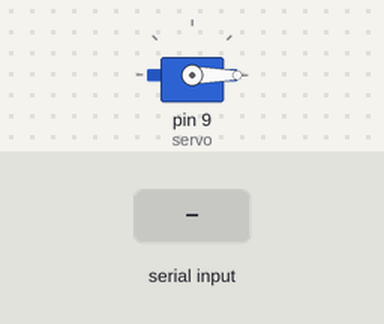
Bench run of a sketch on a simulated Arduino Uno, built with avr-gcc and run on an emulated ATmega328P. On the bench: servo. The test bench sets the inputs (shaded band).

Above: at 1.2 s.
1.3 s: "w" received over Serial
At 1.95 s:
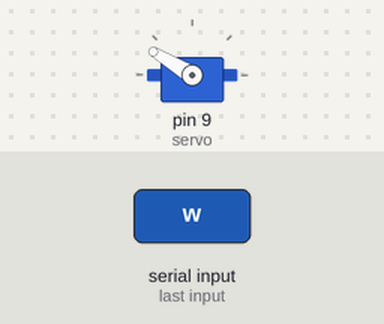
At 2.77 s:
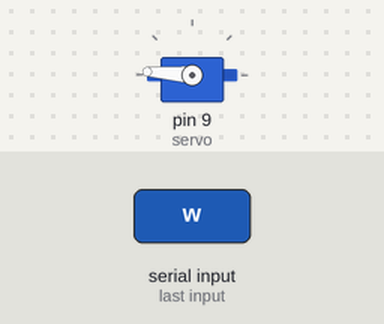
Timing chart, 0 to 5.8 s (numbered marks = the images above; inputs shaded):
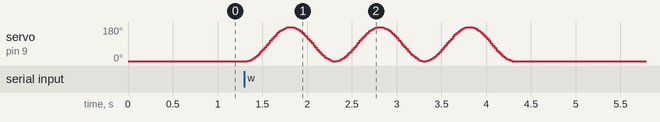

The sketch:

servo_cosine_1.ino
```cpp
/*
 * A cosine to control servo rotation
 * Servo Hitec HS-5055MG
 */
#include "Servo.h"
//#define PI 3.14159

Servo servo;
boolean bSendSerial;

float freq = 1; // Hz
byte phase = 180;  //degrees

// time variables
long elapsedTime, initialTime;
long waveTime = 3000;
boolean bWaving = false;

// SETUP ///////////////////////////////////////////////
void setup()
{
  Serial.begin(9600);

  // 750us e 2250us are min and max pulse width values
  // for the Hitec HS-5055MG RC servo
  servo.attach(9, 750, 2250);
  servo.write(0);

  bSendSerial = false;
}

// LOOP ////////////////////////////////////////////////
void loop()
{

  if( bWaving )
  {
    elapsedTime = millis() - initialTime;
    if(elapsedTime < waveTime)
    {
      // int wave = ((cos( (freq * (elapsedTime/1000.0) * 2.0 * PI) + (phase * PI / 180.0)) + 1) / 2.0) * 180;
      int wave = ((cos( ((9*freq*elapsedTime) + (25 * phase))/1432.4 )+1)*90);
      servo.write( wave );
    }
    else
    {
      servo.write(0);
      bWaving = false;
    }
  }

  /* do other things */


  while(Serial.available())
  {
    byte b = Serial.read();

    // is time to wave?
    if( b == 'w' )
    {
      initialTime = millis();
      bWaving = true;
    }
  }

  /*
  if(bSendSerial)
  {
    char feedback = servo.read();
    Serial.write( feedback );
  }
  */

  delay(5);
}
```
